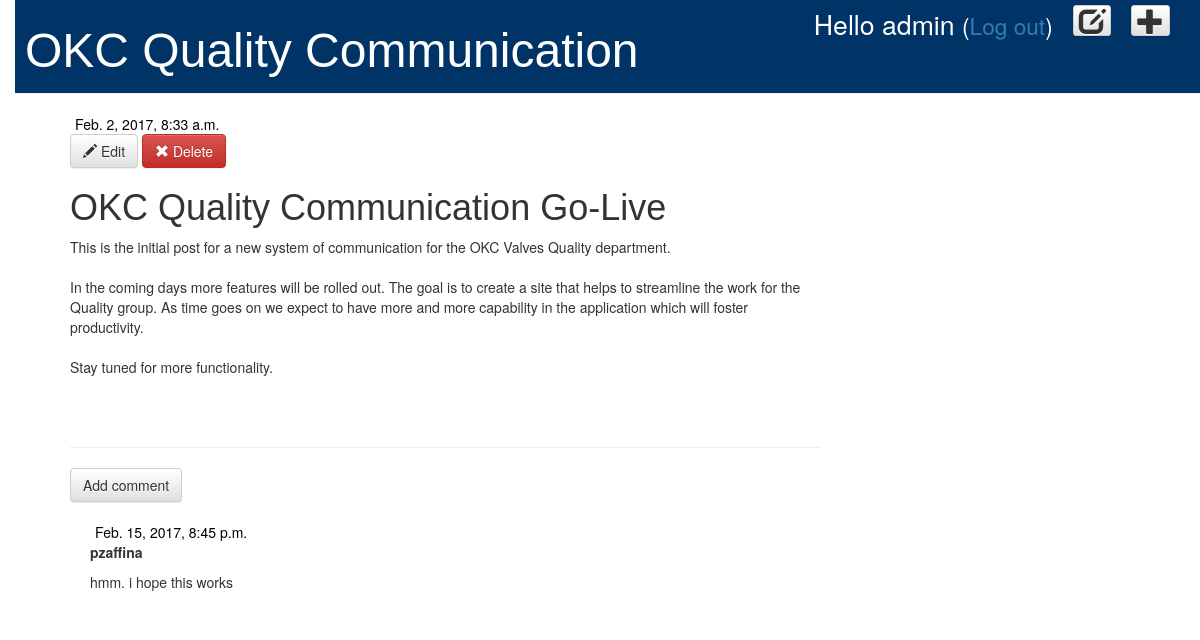
The app's page /post/1/ (signed in) with its own data.
### blog/models.py (models this page shows, shortened)
class Post(models.Model):
    author = models.ForeignKey('auth.User')
    title = models.CharField(max_length=200)
    text = models.TextField()
    created_date = models.DateTimeField(default=timezone.now)
    published_date = models.DateTimeField(blank=True, null=True)

class Comment(models.Model):
    post = models.ForeignKey('blog.Post', related_name='comments')
    author = models.CharField(max_length=200)
    text = models.TextField()
    created_date = models.DateTimeField(default=timezone.now)
    approved_comment = models.BooleanField(default=False)

### blog/views.py (the view)
# urls.py: url(r'^post/(?P<pk>\d+)/$', views.post_detail, name='post_detail'),
def post_detail(request, pk):
    post = get_object_or_404(Post, pk=pk)
    return render(request, 'blog/post_detail.html', {'post': post})

### blog/templates/blog/post_detail.html (shortened to what this page needs)
{% extends 'blog/base.html' %}
{% block content %}
    <div class="post">
        {% if post.published_date %}
            <div class="date">
                {{ post.published_date }}
            </div>
        {% else %}
            <a class="btn btn-default" href="{% url 'post_publish' pk=post.pk %}">Publish</a>
        {% endif %}
        {% if user.is_authenticated %}
            <a class="btn btn-default" href="{% url 'post_edit' pk=post.pk %}"><span class="glyphicon glyphicon-pencil"></span>   Edit</a>
            <a class="btn btn-danger" href="{% url 'post_remove' pk=post.pk %}"><span class="glyphicon glyphicon-remove"></span>  Delete</a>
        {% endif %}
        <h1>{{ post.title }}</h1>
        <p>{{ post.text|linebreaksbr }}</p>
    </div>
    <hr>
    <a class="btn btn-default" href="{% url 'add_comment_to_post' pk=post.pk %}">Add comment</a>
    {% for comment in post.comments.all %}
        {% if user.is_authenticated or comment.approved_comment %}
        <div class="comment">
            <div class="date">
                {{ comment.created_date }}
            </div>
            <strong>{{ comment.author }}</strong>
            <p>{{ comment.text|linebreaks }}</p>
        </div>
        {% endif %}
    {% empty %}
        <p>No comments here yet.</p>
    {% endfor %}
{% endblock %}

### blog/templates/blog/base.html (shortened to what this page needs)
{% load staticfiles %}
<html>
    <head>
        <link rel="stylesheet" href="//maxcdn.bootstrapcdn.com/bootstrap/3.2.0/css/bootstrap.min.css">
        <link rel="stylesheet" href="//maxcdn.bootstrapcdn.com/bootstrap/3.2.0/css/bootstrap-theme.min.css">
        <link rel="stylesheet" href="{% static 'css/blog.css' %}">
    </head>
    <body>
        <div class="page-header">
            {% if user.is_authenticated %}
                <a class="top-menu btn btn-xs btn-default" href="{% url 'post_new' %}"><span class="glyphicon glyphicon-plus"></span></a>
                <a class="top-menu btn btn-xs btn-default" href="{% url 'post_draft_list' %}" ><span class="glyphicon glyphicon-edit"></span></a>
                <p class="top-menu greeting">Hello {{ user.username }} <small>(<a href="{% url 'logout' %}">Log out</a>)</small></p>
            {% else %}
                <a class="top-menu btn btn-xs btn-default" href="{% url 'login' %}" ><span class="glyphicon glyphicon-edit"></span></a>
            {% endif %}
            <h1><a href="/">OKC Quality Communication</a></h1>
        </div>
        <div class="content container">
            <div class="row">
                <div class="col-md-8">
                    {% block content %}
                    {% endblock %}
                </div>
            </div>
        </div>
    </body>
</html>

### default/static/css0/blog.css (style rules this page uses)
h1 a { color: #000000; font-family: sans-serif; }
body { padding-left: 15px; }
.page-header { background-color: #003366; margin-top: 0; padding: 5px 10px 5px 10px; }
.page-header h1, .page-header h1 a, .page-header h1 a:visited, .page-header h1 a:active { color: #ffffff; font-size: 36pt; text-decoration: none; }
.content { margin-left: 40px; }
h1, h2, h3, h4 { font-family: sans-serif; }
.date { color: #000000; padding: 0px 0px 0px 5px; }
.top-menu, .top-menu:hover, .top-menu:visited { color: #333; float: right; font-size: 20pt; margin-right: 20px; }
.post { margin-bottom: 70px; }
.top-menu.greeting { color: white; }
.comment { margin: 20px 0px 20px 20px; }

### records on screen
Post: published_date "Feb. 2, 2017, 8:33 a.m.", title "OKC Quality Communication Go-Live", text "This is the initial post for a new system of communication for the OKC Valves Quality department. In the coming days more features will be rolled out. The goal is to create a site that helps to streamline the work for the Quality group. As time goes on we expect to have more and more capability in the application which will foster productivity. Stay tuned for more functionality."
Comment: created_date "Feb. 15, 2017, 8:45 p.m.", author "pzaffina", text "hmm. i hope this works"

### other values on screen
{{ user.username }} "admin"
